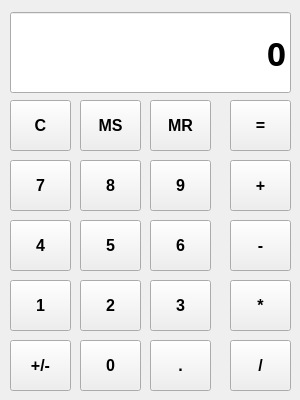
<?xml version="1.0" encoding="UTF-8"?>
<ui version="4.0">
 <class>Widget</class>
 <widget class="QWidget" name="Widget">
  <property name="geometry">
   <rect>
    <x>0</x>
    <y>0</y>
    <width>300</width>
    <height>400</height>
   </rect>
  </property>
  <property name="windowTitle">
   <string>Widget</string>
  </property>
  <widget class="QPushButton" name="pushButton">
   <property name="geometry">
    <rect>
     <x>10</x>
     <y>160</y>
     <width>61</width>
     <height>51</height>
    </rect>
   </property>
   <property name="font">
    <font>
     <pointsize>12</pointsize>
     <bold>true</bold>
    </font>
   </property>
   <property name="text">
    <string>7</string>
   </property>
  </widget>
  <widget class="QPushButton" name="pushButton_2">
   <property name="geometry">
    <rect>
     <x>80</x>
     <y>160</y>
     <width>61</width>
     <height>51</height>
    </rect>
   </property>
   <property name="font">
    <font>
     <pointsize>12</pointsize>
     <bold>true</bold>
    </font>
   </property>
   <property name="text">
    <string>8</string>
   </property>
  </widget>
  <widget class="QPushButton" name="pushButton_3">
   <property name="geometry">
    <rect>
     <x>150</x>
     <y>160</y>
     <width>61</width>
     <height>51</height>
    </rect>
   </property>
   <property name="font">
    <font>
     <pointsize>12</pointsize>
     <bold>true</bold>
    </font>
   </property>
   <property name="text">
    <string>9</string>
   </property>
  </widget>
  <widget class="QPushButton" name="pushButton_4">
   <property name="geometry">
    <rect>
     <x>230</x>
     <y>160</y>
     <width>61</width>
     <height>51</height>
    </rect>
   </property>
   <property name="font">
    <font>
     <pointsize>12</pointsize>
     <bold>true</bold>
    </font>
   </property>
   <property name="text">
    <string>+</string>
   </property>
  </widget>
  <widget class="QPushButton" name="pushButton_5">
   <property name="geometry">
    <rect>
     <x>10</x>
     <y>220</y>
     <width>61</width>
     <height>51</height>
    </rect>
   </property>
   <property name="font">
    <font>
     <pointsize>12</pointsize>
     <bold>true</bold>
    </font>
   </property>
   <property name="text">
    <string>4</string>
   </property>
  </widget>
  <widget class="QPushButton" name="pushButton_6">
   <property name="geometry">
    <rect>
     <x>150</x>
     <y>220</y>
     <width>61</width>
     <height>51</height>
    </rect>
   </property>
   <property name="font">
    <font>
     <pointsize>12</pointsize>
     <bold>true</bold>
    </font>
   </property>
   <property name="text">
    <string>6</string>
   </property>
  </widget>
  <widget class="QPushButton" name="pushButton_7">
   <property name="geometry">
    <rect>
     <x>80</x>
     <y>220</y>
     <width>61</width>
     <height>51</height>
    </rect>
   </property>
   <property name="font">
    <font>
     <pointsize>12</pointsize>
     <bold>true</bold>
    </font>
   </property>
   <property name="text">
    <string>5</string>
   </property>
  </widget>
  <widget class="QPushButton" name="pushButton_8">
   <property name="geometry">
    <rect>
     <x>230</x>
     <y>220</y>
     <width>61</width>
     <height>51</height>
    </rect>
   </property>
   <property name="font">
    <font>
     <pointsize>12</pointsize>
     <bold>true</bold>
    </font>
   </property>
   <property name="text">
    <string>-</string>
   </property>
  </widget>
  <widget class="QPushButton" name="pushButton_9">
   <property name="geometry">
    <rect>
     <x>10</x>
     <y>280</y>
     <width>61</width>
     <height>51</height>
    </rect>
   </property>
   <property name="font">
    <font>
     <pointsize>12</pointsize>
     <bold>true</bold>
    </font>
   </property>
   <property name="text">
    <string>1</string>
   </property>
  </widget>
  <widget class="QPushButton" name="pushButton_10">
   <property name="geometry">
    <rect>
     <x>150</x>
     <y>280</y>
     <width>61</width>
     <height>51</height>
    </rect>
   </property>
   <property name="font">
    <font>
     <pointsize>12</pointsize>
     <bold>true</bold>
    </font>
   </property>
   <property name="text">
    <string>3</string>
   </property>
  </widget>
  <widget class="QPushButton" name="pushButton_11">
   <property name="geometry">
    <rect>
     <x>80</x>
     <y>280</y>
     <width>61</width>
     <height>51</height>
    </rect>
   </property>
   <property name="font">
    <font>
     <pointsize>12</pointsize>
     <bold>true</bold>
    </font>
   </property>
   <property name="text">
    <string>2</string>
   </property>
  </widget>
  <widget class="QPushButton" name="pushButton_12">
   <property name="geometry">
    <rect>
     <x>230</x>
     <y>280</y>
     <width>61</width>
     <height>51</height>
    </rect>
   </property>
   <property name="font">
    <font>
     <pointsize>12</pointsize>
     <bold>true</bold>
    </font>
   </property>
   <property name="text">
    <string>*</string>
   </property>
  </widget>
  <widget class="QPushButton" name="pushButton_13">
   <property name="geometry">
    <rect>
     <x>10</x>
     <y>340</y>
     <width>61</width>
     <height>51</height>
    </rect>
   </property>
   <property name="font">
    <font>
     <pointsize>12</pointsize>
     <bold>true</bold>
    </font>
   </property>
   <property name="text">
    <string>+/-</string>
   </property>
  </widget>
  <widget class="QPushButton" name="pushButton_14">
   <property name="geometry">
    <rect>
     <x>150</x>
     <y>340</y>
     <width>61</width>
     <height>51</height>
    </rect>
   </property>
   <property name="font">
    <font>
     <pointsize>12</pointsize>
     <bold>true</bold>
    </font>
   </property>
   <property name="text">
    <string>.</string>
   </property>
  </widget>
  <widget class="QPushButton" name="pushButton_15">
   <property name="geometry">
    <rect>
     <x>80</x>
     <y>340</y>
     <width>61</width>
     <height>51</height>
    </rect>
   </property>
   <property name="font">
    <font>
     <pointsize>12</pointsize>
     <bold>true</bold>
    </font>
   </property>
   <property name="text">
    <string>0</string>
   </property>
  </widget>
  <widget class="QPushButton" name="pushButton_16">
   <property name="geometry">
    <rect>
     <x>230</x>
     <y>340</y>
     <width>61</width>
     <height>51</height>
    </rect>
   </property>
   <property name="font">
    <font>
     <pointsize>12</pointsize>
     <bold>true</bold>
    </font>
   </property>
   <property name="text">
    <string>/</string>
   </property>
  </widget>
  <widget class="QPushButton" name="pushButton_17">
   <property name="geometry">
    <rect>
     <x>10</x>
     <y>100</y>
     <width>61</width>
     <height>51</height>
    </rect>
   </property>
   <property name="font">
    <font>
     <pointsize>12</pointsize>
     <bold>true</bold>
    </font>
   </property>
   <property name="text">
    <string>C</string>
   </property>
  </widget>
  <widget class="QPushButton" name="pushButton_18">
   <property name="geometry">
    <rect>
     <x>150</x>
     <y>100</y>
     <width>61</width>
     <height>51</height>
    </rect>
   </property>
   <property name="font">
    <font>
     <pointsize>12</pointsize>
     <bold>true</bold>
    </font>
   </property>
   <property name="text">
    <string>MR</string>
   </property>
  </widget>
  <widget class="QPushButton" name="pushButton_19">
   <property name="geometry">
    <rect>
     <x>80</x>
     <y>100</y>
     <width>61</width>
     <height>51</height>
    </rect>
   </property>
   <property name="font">
    <font>
     <pointsize>12</pointsize>
     <bold>true</bold>
    </font>
   </property>
   <property name="text">
    <string>MS</string>
   </property>
  </widget>
  <widget class="QPushButton" name="pushButton_20">
   <property name="geometry">
    <rect>
     <x>230</x>
     <y>100</y>
     <width>61</width>
     <height>51</height>
    </rect>
   </property>
   <property name="font">
    <font>
     <pointsize>12</pointsize>
     <bold>true</bold>
    </font>
   </property>
   <property name="text">
    <string>=</string>
   </property>
  </widget>
  <widget class="QLineEdit" name="lineEdit">
   <property name="geometry">
    <rect>
     <x>10</x>
     <y>12</y>
     <width>281</width>
     <height>81</height>
    </rect>
   </property>
   <property name="font">
    <font>
     <family>微软雅黑</family>
     <pointsize>25</pointsize>
     <bold>true</bold>
    </font>
   </property>
   <property name="text">
    <string>0</string>
   </property>
   <property name="alignment">
    <set>Qt::AlignRight|Qt::AlignTrailing|Qt::AlignVCenter</set>
   </property>
  </widget>
 </widget>
 <resources/>
 <connections/>
</ui>
